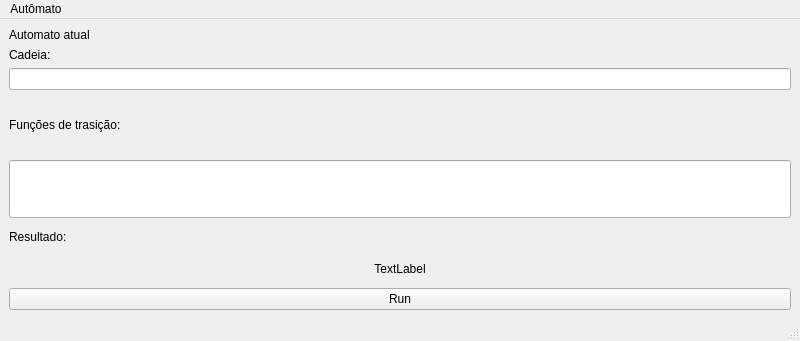
<?xml version="1.0" encoding="UTF-8"?>
<ui version="4.0">
 <class>Automata</class>
 <widget class="QMainWindow" name="Automata">
  <property name="geometry">
   <rect>
    <x>0</x>
    <y>0</y>
    <width>800</width>
    <height>341</height>
   </rect>
  </property>
  <property name="maximumSize">
   <size>
    <width>16777215</width>
    <height>341</height>
   </size>
  </property>
  <property name="windowTitle">
   <string>Automata Reader</string>
  </property>
  <widget class="QWidget" name="centralwidget">
   <layout class="QGridLayout" name="gridLayout_2">
    <item row="2" column="0">
     <widget class="KIconButton" name="kiconbutton">
      <property name="text">
       <string>Run</string>
      </property>
     </widget>
    </item>
    <item row="1" column="0">
     <layout class="QVBoxLayout" name="verticalLayout">
      <item>
       <layout class="QVBoxLayout" name="verticalLayout_2">
        <item>
         <widget class="QLabel" name="label_5">
          <property name="text">
           <string>Automato atual</string>
          </property>
         </widget>
        </item>
        <item>
         <widget class="QLabel" name="label_2">
          <property name="text">
           <string>Cadeia:</string>
          </property>
         </widget>
        </item>
        <item>
         <widget class="KLineEdit" name="klineedit_2">
          <property name="sizePolicy">
           <sizepolicy hsizetype="Expanding" vsizetype="Minimum">
            <horstretch>0</horstretch>
            <verstretch>0</verstretch>
           </sizepolicy>
          </property>
         </widget>
        </item>
       </layout>
      </item>
      <item>
       <widget class="QLabel" name="label">
        <property name="text">
         <string>Funções de trasição:</string>
        </property>
       </widget>
      </item>
      <item>
       <widget class="KLineEdit" name="klineedit">
        <property name="sizePolicy">
         <sizepolicy hsizetype="Expanding" vsizetype="Minimum">
          <horstretch>0</horstretch>
          <verstretch>0</verstretch>
         </sizepolicy>
        </property>
       </widget>
      </item>
      <item>
       <layout class="QVBoxLayout" name="verticalLayout_3">
        <property name="sizeConstraint">
         <enum>QLayout::SetDefaultConstraint</enum>
        </property>
        <item>
         <widget class="QLabel" name="label_3">
          <property name="text">
           <string>Resultado:</string>
          </property>
         </widget>
        </item>
        <item>
         <widget class="QLabel" name="label_4">
          <property name="text">
           <string>TextLabel</string>
          </property>
          <property name="alignment">
           <set>Qt::AlignCenter</set>
          </property>
         </widget>
        </item>
       </layout>
      </item>
     </layout>
    </item>
   </layout>
  </widget>
  <widget class="QMenuBar" name="menubar">
   <property name="geometry">
    <rect>
     <x>0</x>
     <y>0</y>
     <width>800</width>
     <height>34</height>
    </rect>
   </property>
   <property name="defaultUp">
    <bool>false</bool>
   </property>
   <widget class="QMenu" name="menuAutomato">
    <property name="tearOffEnabled">
     <bool>false</bool>
    </property>
    <property name="title">
     <string>Autômato</string>
    </property>
    <addaction name="actionAFD"/>
    <addaction name="actionAFN"/>
    <addaction name="actionAPN"/>
    <addaction name="actionTuring"/>
   </widget>
   <addaction name="menuAutomato"/>
  </widget>
  <widget class="QStatusBar" name="statusbar"/>
  <action name="actionAFD">
   <property name="checkable">
    <bool>false</bool>
   </property>
   <property name="text">
    <string>AFD</string>
   </property>
  </action>
  <action name="actionAFN">
   <property name="checkable">
    <bool>false</bool>
   </property>
   <property name="text">
    <string>AFN</string>
   </property>
  </action>
  <action name="actionAPN">
   <property name="checkable">
    <bool>false</bool>
   </property>
   <property name="text">
    <string>APN</string>
   </property>
  </action>
  <action name="actionTuring">
   <property name="checkable">
    <bool>false</bool>
   </property>
   <property name="text">
    <string>Turing</string>
   </property>
  </action>
 </widget>
 <customwidgets>
  <customwidget>
   <class>KLineEdit</class>
   <extends>QLineEdit</extends>
   <header>klineedit.h</header>
  </customwidget>
  <customwidget>
   <class>KIconButton</class>
   <extends>QPushButton</extends>
   <header>kiconbutton.h</header>
  </customwidget>
 </customwidgets>
 <resources/>
 <connections/>
</ui>
